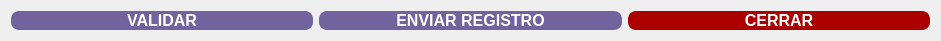
  <widget class="QWidget" name="layoutWidget">
   <property name="geometry">
    <rect>
     <x>49</x>
     <y>660</y>
     <width>941</width>
     <height>41</height>
    </rect>
   </property>
   <layout class="QHBoxLayout" name="horizontalLayout_2">
    <item>
     <widget class="QPushButton" name="btnValidar">
      <property name="font">
       <font>
        <pointsize>12</pointsize>
        <weight>75</weight>
        <bold>true</bold>
       </font>
      </property>
      <property name="toolTip">
       <string>&lt;html&gt;&lt;head/&gt;&lt;body&gt;&lt;p&gt;&lt;span style=&quot; font-weight:600;&quot;&gt;Validar Datos desde Inventor&lt;/span&gt;&lt;/p&gt;&lt;p&gt;Lee las propiedades (iProperties) del documento activo en Autodesk Inventor y rellena los campos del formulario.&lt;/p&gt;&lt;/body&gt;&lt;/html&gt;</string>
      </property>
      <property name="cursor">
       <cursorShape>PointingHandCursor</cursorShape>
      </property>
      <property name="styleSheet">
       <string notr="true">QPushButton{
background-color: rgb(113, 99, 158);
color: rgb(255, 255, 255);
border-radius:8px}

QPushButton:hover{	
	background-color: qconicalgradient(cx:0.5, cy:0.5, angle:0, stop:0 rgba(35, 40, 3, 255), stop:0.16 rgba(136, 106, 22, 255), stop:0.225 rgba(166, 140, 41, 255), stop:0.285 rgba(204, 181, 74, 255), stop:0.345 rgba(235, 219, 102, 255), stop:0.415 rgba(245, 236, 112, 255), stop:0.52 rgba(209, 190, 76, 255), stop:0.57 rgba(187, 156, 51, 255), stop:0.635 rgba(168, 142, 42, 255), stop:0.695 rgba(202, 174, 68, 255), stop:0.75 rgba(218, 202, 86, 255), stop:0.815 rgba(208, 187, 73, 255), stop:0.88 rgba(187, 156, 51, 255), stop:0.935 rgba(137, 108, 26, 255), stop:1 rgba(35, 40, 3, 255));
}
</string>
      </property>
      <property name="text">
       <string>VALIDAR</string>
      </property>
     </widget>
    </item>
    <item>
     <widget class="QPushButton" name="btnEnviar">
      <property name="font">
       <font>
        <pointsize>12</pointsize>
        <weight>75</weight>
        <bold>true</bold>
       </font>
      </property>
      <property name="toolTip">
       <string>&lt;html&gt;&lt;head/&gt;&lt;body&gt;&lt;p&gt;&lt;span style=&quot; font-weight:600;&quot;&gt;Enviar Registro a Odoo e Inventor&lt;/span&gt;&lt;/p&gt;&lt;p&gt;Crea el producto en Odoo con los datos del formulario y actualiza las propiedades del archivo en Inventor con el nuevo código.&lt;/p&gt;&lt;/body&gt;&lt;/html&gt;</string>
      </property>
      <property name="cursor">
       <cursorShape>PointingHandCursor</cursorShape>
      </property>
      <property name="styleSheet">
       <string notr="true">QPushButton{
background-color: rgb(113, 99, 158);
color: rgb(255, 255, 255);
border-radius:8px}

QPushButton:hover{	
	background-color: qconicalgradient(cx:0.5, cy:0.5, angle:0, stop:0 rgba(35, 40, 3, 255), stop:0.16 rgba(136, 106, 22, 255), stop:0.225 rgba(166, 140, 41, 255), stop:0.285 rgba(204, 181, 74, 255), stop:0.345 rgba(235, 219, 102, 255), stop:0.415 rgba(245, 236, 112, 255), stop:0.52 rgba(209, 190, 76, 255), stop:0.57 rgba(187, 156, 51, 255), stop:0.635 rgba(168, 142, 42, 255), stop:0.695 rgba(202, 174, 68, 255), stop:0.75 rgba(218, 202, 86, 255), stop:0.815 rgba(208, 187, 73, 255), stop:0.88 rgba(187, 156, 51, 255), stop:0.935 rgba(137, 108, 26, 255), stop:1 rgba(35, 40, 3, 255));
}
</string>
      </property>
      <property name="text">
       <string>ENVIAR REGISTRO</string>
      </property>
     </widget>
    </item>
    <item>
     <widget class="QPushButton" name="btnCerrarPrin">
      <property name="font">
       <font>
        <pointsize>12</pointsize>
        <weight>75</weight>
        <bold>true</bold>
       </font>
      </property>
      <property name="toolTip">
       <string>&lt;html&gt;&lt;head/&gt;&lt;body&gt;&lt;p&gt;&lt;span style=&quot; font-weight:600;&quot;&gt;Cerrar la Aplicación&lt;/span&gt;&lt;/p&gt;&lt;p&gt;Finaliza y cierra el programa por completo.&lt;/p&gt;&lt;/body&gt;&lt;/html&gt;</string>
      </property>
      <property name="cursor">
       <cursorShape>PointingHandCursor</cursorShape>
      </property>
      <property name="styleSheet">
       <string notr="true">QPushButton{
background-color: rgb(170, 0, 0);
color: rgb(255, 255, 255);
border-radius:8px}

QPushButton:hover{	
	background-color: qconicalgradient(cx:0.5, cy:0.5, angle:0, stop:0 rgba(35, 40, 3, 255), stop:0.16 rgba(136, 106, 22, 255), stop:0.225 rgba(166, 140, 41, 255), stop:0.285 rgba(204, 181, 74, 255), stop:0.345 rgba(235, 219, 102, 255), stop:0.415 rgba(245, 236, 112, 255), stop:0.52 rgba(209, 190, 76, 255), stop:0.57 rgba(187, 156, 51, 255), stop:0.635 rgba(168, 142, 42, 255), stop:0.695 rgba(202, 174, 68, 255), stop:0.75 rgba(218, 202, 86, 255), stop:0.815 rgba(208, 187, 73, 255), stop:0.88 rgba(187, 156, 51, 255), stop:0.935 rgba(137, 108, 26, 255), stop:1 rgba(35, 40, 3, 255));
}


</string>
      </property>
      <property name="text">
       <string>CERRAR</string>
      </property>
     </widget>
    </item>
   </layout>
  </widget>
